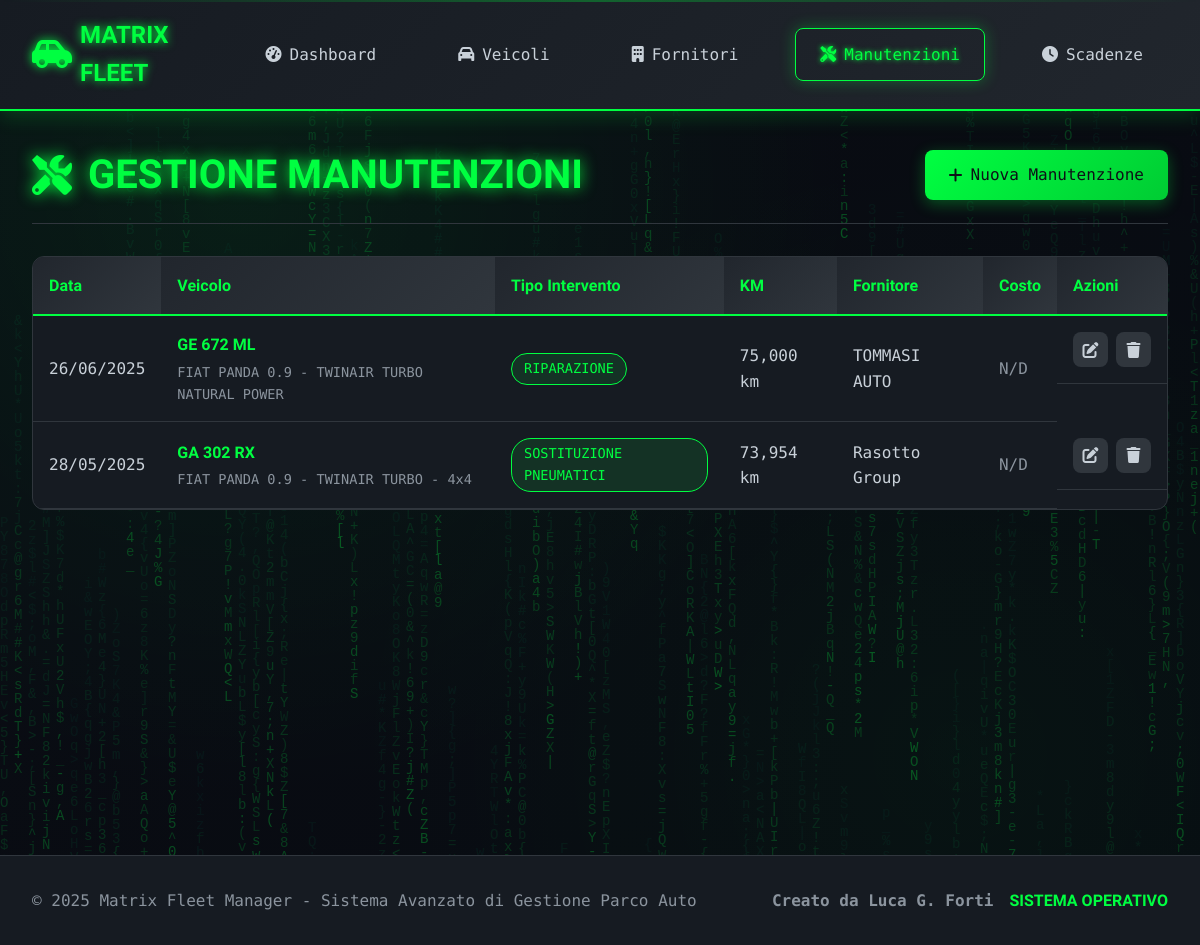
The page /manutenzioni/ on the database as committed earlier.
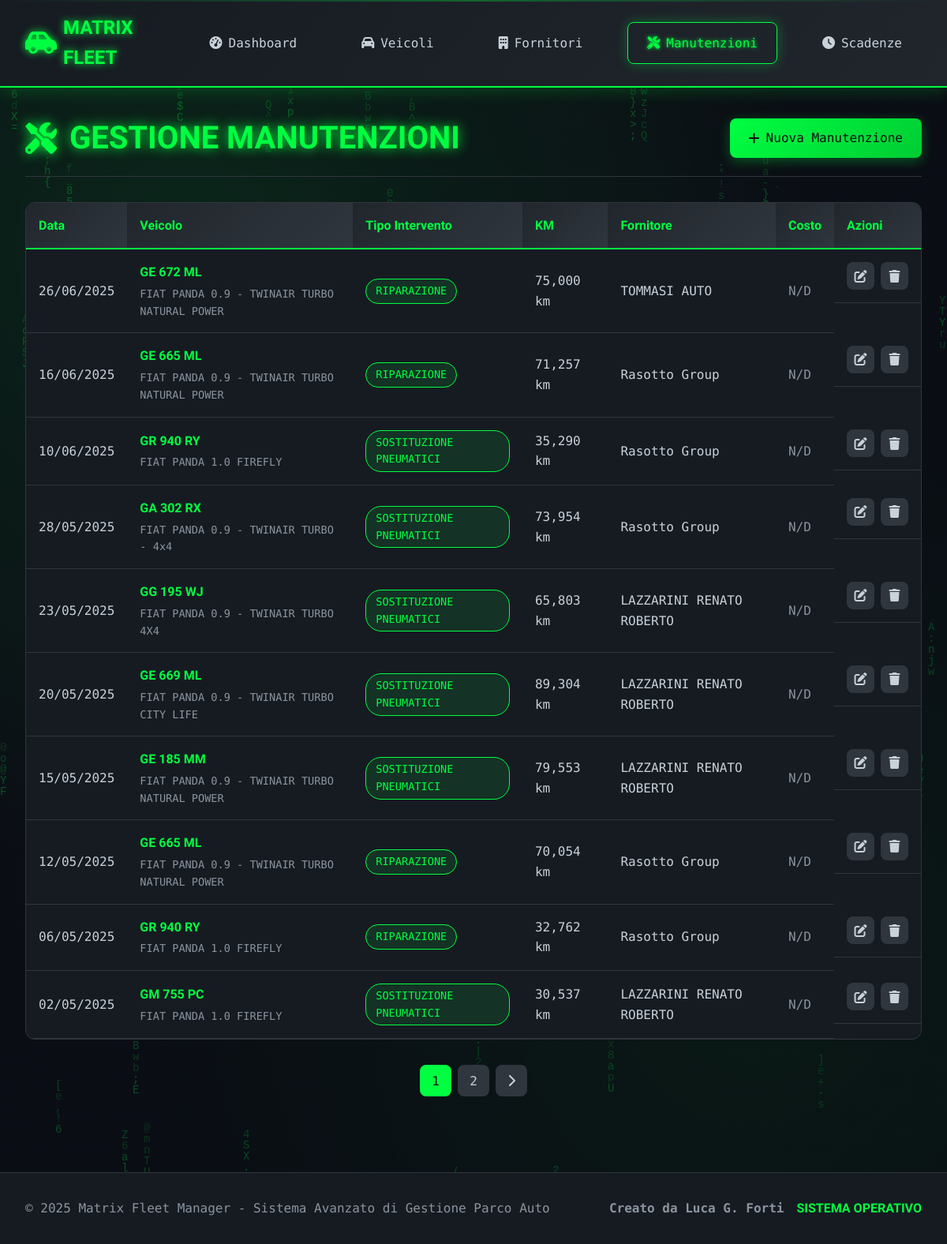
The same page on the database as committed later.
### app/models.py (models this page shows, shortened)
class Manutenzione(db.Model):
    __tablename__ = 'manutenzioni'
    id = db.Column(db.Integer, primary_key=True)
    veicolo_id = db.Column(db.Integer, db.ForeignKey('veicoli.id'), nullable=False)
    fornitore_id = db.Column(db.Integer, db.ForeignKey('fornitori.id'))
    data_intervento = db.Column(db.Date, nullable=False)
    km_intervento = db.Column(db.Integer, nullable=False)
    tipo_intervento = db.Column(db.String(100), nullable=False)
    descrizione = db.Column(db.Text)
    costo = db.Column(db.Numeric(10, 2))
    numero_fattura = db.Column(db.String(50))
    data_fattura = db.Column(db.Date)
    garanzia_mesi = db.Column(db.Integer, default=0)
    prossima_scadenza_km = db.Column(db.Integer)
    note = db.Column(db.Text)
    nucleo = db.Column(db.String(50), default='Via Capitel')
    data_creazione = db.Column(db.DateTime, default=datetime.utcnow)

class Veicolo(db.Model):
    __tablename__ = 'veicoli'
    id = db.Column(db.Integer, primary_key=True)
    targa = db.Column(db.String(10), nullable=False, unique=True)
    marca = db.Column(db.String(50), nullable=False)
    modello = db.Column(db.String(50), nullable=False)
    anno_immatricolazione = db.Column(db.Integer, nullable=False)
    data_immatricolazione = db.Column(db.Date, nullable=False)
    km_attuali = db.Column(db.Integer, default=0)
    carburante = db.Column(db.String(20), nullable=False)
    carburante_personalizzato = db.Column(db.String(50))  # NUOVO CAMPO
    cilindrata = db.Column(db.Integer)
    colore = db.Column(db.String(30))
    stato = db.Column(db.String(20), default='Attivo')
    note = db.Column(db.Text)
    carta_carburante = db.Column(db.String(100))
    pin_carburante = db.Column(db.String(20))
    societa_noleggio_id = db.Column(db.Integer, db.ForeignKey('fornitori.id'))
    nucleo = db.Column(db.String(50), default='Via Capitel')
    data_creazione = db.Column(db.DateTime, default=datetime.utcnow)
    manutenzioni = db.relationship('Manutenzione', backref='veicolo', lazy=True,
                                 order_by='desc(Manutenzione.data_intervento)')
    scadenze = db.relationship('Scadenza', backref='veicolo', lazy=True,
                              order_by='desc(Scadenza.data_scadenza)')
    societa_noleggio = db.relationship('Fornitore', foreign_keys=[societa_noleggio_id])

class Fornitore(db.Model):
    __tablename__ = 'fornitori'
    id = db.Column(db.Integer, primary_key=True)
    ragione_sociale = db.Column(db.String(100), nullable=False)
    partita_iva = db.Column(db.String(20), unique=True)
    codice_fiscale = db.Column(db.String(20))
    indirizzo = db.Column(db.String(200))
    citta = db.Column(db.String(50), nullable=False)
    cap = db.Column(db.String(10), nullable=False)
    provincia = db.Column(db.String(5))
    telefono = db.Column(db.String(20))
    telefono_2 = db.Column(db.String(20))  # NUOVO CAMPO
    telefono_3 = db.Column(db.String(20))  # NUOVO CAMPO
    email = db.Column(db.String(100))
    email_2 = db.Column(db.String(100))    # NUOVO CAMPO
    email_3 = db.Column(db.String(100))    # NUOVO CAMPO
    referente = db.Column(db.String(100))
    settore = db.Column(db.String(50))
    settore_2 = db.Column(db.String(50))   # NUOVO CAMPO
    settore_3 = db.Column(db.String(50))   # NUOVO CAMPO
    settore_personalizzato = db.Column(db.String(100))  # NUOVO CAMPO
    note = db.Column(db.Text)
    attivo = db.Column(db.Boolean, default=True)
    nucleo = db.Column(db.String(50), default='Via Capitel')
    data_creazione = db.Column(db.DateTime, default=datetime.utcnow)
    manutenzioni = db.relationship('Manutenzione', backref='fornitore', lazy=True,
                                 order_by='desc(Manutenzione.data_intervento)')
    veicoli_noleggio = db.relationship('Veicolo', foreign_keys='Veicolo.societa_noleggio_id',
                                     backref='fornitore_noleggio')

### app/routes/manutenzioni.py (the view)
@manutenzioni_bp.route('/')
def index_manutenzioni():
    page = request.args.get('page', 1, type=int)
    manutenzioni = Manutenzione.query.order_by(
        Manutenzione.data_intervento.desc()
    ).paginate(page=page, per_page=10, error_out=False)
    return render_template('manutenzioni/index.html', manutenzioni=manutenzioni)

### app/templates/manutenzioni/index.html (shortened to what this page needs)
{% extends "base.html" %}
{% block content %}
<div class="page-container">
    <div class="page-header">
        <h1 class="page-title">
            <i class="fas fa-tools"></i>
        </h1>
        <div class="page-actions">
            <a href="{{ url_for('manutenzioni.aggiungi_manutenzione') }}" class="btn btn-primary">
                <i class="fas fa-plus"></i> Nuova Manutenzione
            </a>
        </div>
    </div>
    <div class="data-table-container">
        <table class="data-table">
            <thead>
                <tr>
                    <th>Data</th>
                    <th>Veicolo</th>
                    <th>Tipo Intervento</th>
                    <th>KM</th>
                    <th>Fornitore</th>
                    <th>Costo</th>
                    <th>Azioni</th>
                </tr>
            </thead>
            <tbody>
                {% for manutenzione in manutenzioni.items %}
                <tr>
                    <td class="highlight">{{ manutenzione.data_intervento.strftime('%d/%m/%Y') }}</td>
                    <td>
                        <div class="vehicle-info">
                            <div class="vehicle-plate">{{ manutenzione.veicolo.targa }}</div>
                            <div class="vehicle-model">{{ manutenzione.veicolo.marca }} {{ manutenzione.veicolo.modello }}</div>
                        </div>
                    </td>
                    <td>
                        <span class="badge badge-intervento">{{ manutenzione.tipo_intervento }}</span>
                    </td>
                    <td>{{ "{:,}".format(manutenzione.km_intervento) }} km</td>
                    <td>{{ manutenzione.fornitore.ragione_sociale if manutenzione.fornitore else 'N/D' }}</td>
                    <td>
                        {% if manutenzione.costo %}
                            <span class="cost-value">€{{ "%.2f"|format(manutenzione.costo) }}</span>
                        {% else %}
                            <span class="text-muted">N/D</span>
                        {% endif %}
                    </td>
                    <td class="actions">
                        <a href="{{ url_for('manutenzioni.modifica_manutenzione', id=manutenzione.id) }}" class="btn-action" title="Modifica">
                            <i class="fas fa-edit"></i>
                        </a>
                        <a href="{{ url_for('manutenzioni.elimina_manutenzione', id=manutenzione.id) }}" class="btn-action delete" title="Elimina" onclick="return confirm('Sei sicuro di voler eliminare questa manutenzione?')">
                            <i class="fas fa-trash"></i>
                        </a>
                    </td>
                </tr>
                {% endfor %}
            </tbody>
        </table>
    </div>
    {% if manutenzioni.pages > 1 %}
    <div class="pagination">
        {% for page_num in manutenzioni.iter_pages() %}
            {% if page_num %}
                {% if page_num != manutenzioni.page %}
                    <a href="{{ url_for('manutenzioni.index_manutenzioni', page=page_num) }}" class="page-btn">{{ page_num }}</a>
                {% else %}
                    <span class="page-btn active">{{ page_num }}</span>
                {% endif %}
            {% endif %}
        {% endfor %}
        {% if manutenzioni.has_next %}
            <a href="{{ url_for('manutenzioni.index_manutenzioni', page=manutenzioni.next_num) }}" class="page-btn">
                <i class="fas fa-chevron-right"></i>
            </a>
        {% endif %}
    </div>
    {% endif %}
</div>
{% endblock %}

Rows that differ between the two databases and show on the page:
added Manutenzione: data_intervento "16/06/2025", veicolo.targa "GE 665 ML", veicolo.marca "FIAT", veicolo.modello "PANDA 0.9 - TWINAIR TURBO NATURAL POWER", tipo_intervento "RIPARAZIONE", km_intervento "71,257", fornitore "Rasotto Group", shows "N/D"
added Manutenzione: data_intervento "10/06/2025", veicolo.targa "GR 940 RY", veicolo.marca "FIAT", veicolo.modello "PANDA 1.0 FIREFLY", tipo_intervento "SOSTITUZIONE PNEUMATICI", km_intervento "35,290", fornitore "Rasotto Group", shows "N/D"
added Manutenzione: data_intervento "23/05/2025", veicolo.targa "GG 195 WJ", veicolo.marca "FIAT", veicolo.modello "PANDA 0.9 - TWINAIR TURBO 4X4", tipo_intervento "SOSTITUZIONE PNEUMATICI", km_intervento "65,803", fornitore "LAZZARINI RENATO ROBERTO", shows "N/D"
added Manutenzione: data_intervento "20/05/2025", veicolo.targa "GE 669 ML", veicolo.marca "FIAT", veicolo.modello "PANDA 0.9 - TWINAIR TURBO CITY LIFE", tipo_intervento "SOSTITUZIONE PNEUMATICI", km_intervento "89,304", fornitore "LAZZARINI RENATO ROBERTO", shows "N/D"
added Manutenzione: data_intervento "15/05/2025", veicolo.targa "GE 185 MM", veicolo.marca "FIAT", veicolo.modello "PANDA 0.9 - TWINAIR TURBO NATURAL POWER", tipo_intervento "SOSTITUZIONE PNEUMATICI", km_intervento "79,553", fornitore "LAZZARINI RENATO ROBERTO", shows "N/D"
added Manutenzione: data_intervento "12/05/2025", veicolo.targa "GE 665 ML", veicolo.marca "FIAT", veicolo.modello "PANDA 0.9 - TWINAIR TURBO NATURAL POWER", tipo_intervento "RIPARAZIONE", km_intervento "70,054", fornitore "Rasotto Group", shows "N/D"
added Manutenzione: data_intervento "06/05/2025", veicolo.targa "GR 940 RY", veicolo.marca "FIAT", veicolo.modello "PANDA 1.0 FIREFLY", tipo_intervento "RIPARAZIONE", km_intervento "32,762", fornitore "Rasotto Group", shows "N/D"
added Manutenzione: data_intervento "02/05/2025", veicolo.targa "GM 755 PC", veicolo.marca "FIAT", veicolo.modello "PANDA 1.0 FIREFLY", tipo_intervento "SOSTITUZIONE PNEUMATICI", km_intervento "30,537", fornitore "LAZZARINI RENATO ROBERTO", shows "N/D"
Other text that changed with them:
new list line: "1"
new list line: "2"
